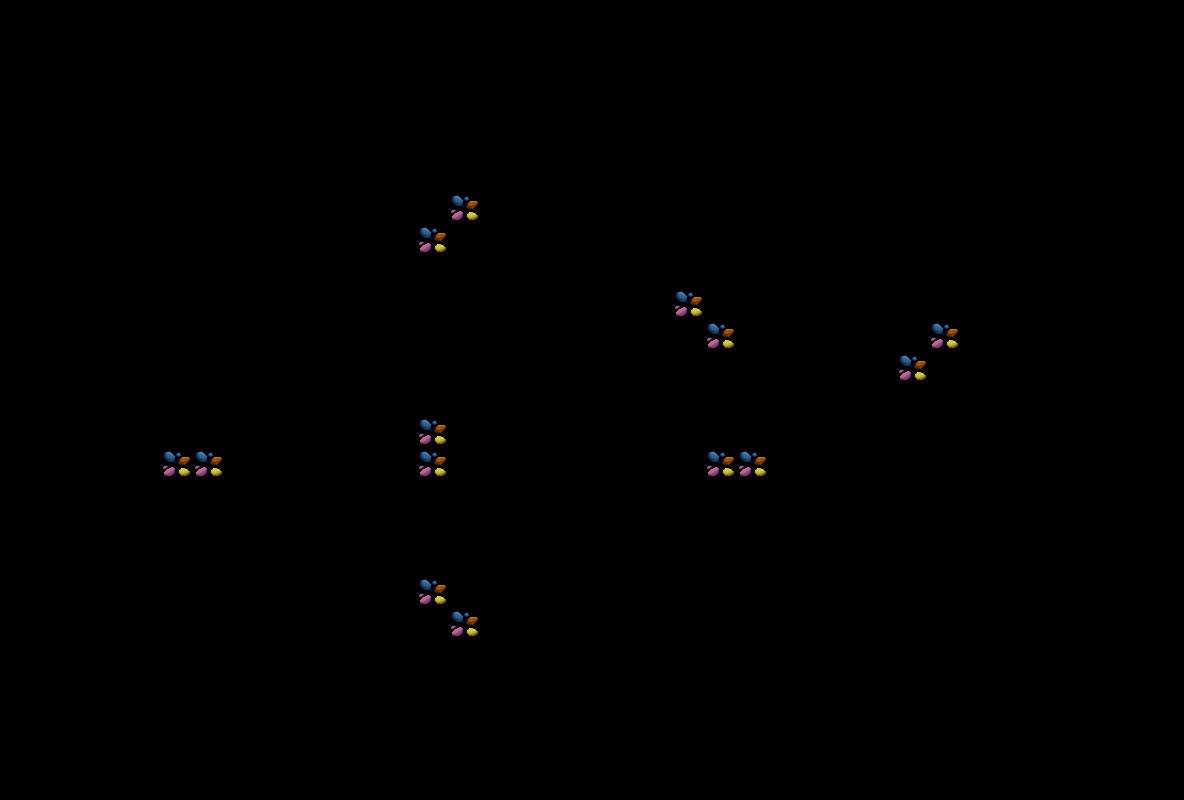

A 2D game scene composited from a Tiled map and its tileset images. What follows is a short description and the map's XML, with every tile layer's data as written:
An orthogonal 37x25 tile map with 32x32 px tiles, 1 tile layer (L) and 8 objects.

<map version="1.10" tiledversion="1.10.2" orientation="orthogonal" renderorder="right-down" width="37" height="25" tilewidth="32" tileheight="32" infinite="0" nextlayerid="3" nextobjectid="20">
 <tileset firstgid="1" source="ores.tsx" />
 <objectgroup id="2" name="Object Layer 1">
  <object id="2" x="63.3525" y="29.9484" width="1053.95" height="736.04" />
  <object id="4" x="125.553" y="95.6046" width="929.553" height="607.032" />
  <object id="10" x="191.209" y="129.009" width="802.849" height="544.831" />
  <object id="11" x="255.714" y="161.261" width="674.992" height="481.479" />
  <object id="12" x="320.218" y="192.361" width="545.983" height="419.278" />
  <object id="13" x="381.267" y="223.461" width="421.582" height="355.926" />
  <object id="14" x="414.671" y="255.714" width="354.774" height="290.269" />
  <object id="15" x="1200.24" y="672.688" />
 </objectgroup>
 <layer id="1" name="L" width="37" height="25">
  <data encoding="csv">
0,0,0,0,0,0,0,0,0,0,0,0,0,0,0,0,0,0,0,0,0,0,0,0,0,0,0,0,0,0,0,0,0,0,0,0,0,
0,0,0,0,0,0,0,0,0,0,0,0,0,0,0,0,0,0,0,0,0,0,0,0,0,0,0,0,0,0,0,0,0,0,0,0,0,
0,0,0,0,0,0,0,0,0,0,0,0,0,0,0,0,0,0,0,0,0,0,0,0,0,0,0,0,0,0,0,0,0,0,0,0,0,
0,0,0,0,0,0,0,0,0,0,0,0,0,0,0,0,0,0,0,0,0,0,0,0,0,0,0,0,0,0,0,0,0,0,0,0,0,
0,0,0,0,0,0,0,0,0,0,0,0,0,0,0,0,0,0,0,0,0,0,0,0,0,0,0,0,0,0,0,0,0,0,0,0,0,
0,0,0,0,0,0,0,0,0,0,0,0,0,0,0,0,0,0,0,0,0,0,0,0,0,0,0,0,0,0,0,0,0,0,0,0,0,
0,0,0,0,0,0,0,0,0,0,0,0,0,0,3,0,0,0,0,0,0,0,0,0,0,0,0,0,0,0,0,0,0,0,0,0,0,
0,0,0,0,0,0,0,0,0,0,0,0,0,3,0,0,0,0,0,0,0,0,0,0,0,0,0,0,0,0,0,0,0,0,0,0,0,
0,0,0,0,0,0,0,0,0,0,0,0,0,0,0,0,0,0,0,0,0,0,0,0,0,0,0,0,0,0,0,0,0,0,0,0,0,
0,0,0,0,0,0,0,0,0,0,0,0,0,0,0,0,0,0,0,0,0,3,0,0,0,0,0,0,0,0,0,0,0,0,0,0,0,
0,0,0,0,0,0,0,0,0,0,0,0,0,0,0,0,0,0,0,0,0,0,3,0,0,0,0,0,0,3,0,0,0,0,0,0,0,
0,0,0,0,0,0,0,0,0,0,0,0,0,0,0,0,0,0,0,0,0,0,0,0,0,0,0,0,3,0,0,0,0,0,0,0,0,
0,0,0,0,0,0,0,0,0,0,0,0,0,0,0,0,0,0,0,0,0,0,0,0,0,0,0,0,0,0,0,0,0,0,0,0,0,
0,0,0,0,0,0,0,0,0,0,0,0,0,3,0,0,0,0,0,0,0,0,0,0,0,0,0,0,0,0,0,0,0,0,0,0,0,
0,0,0,0,0,3,3,0,0,0,0,0,0,3,0,0,0,0,0,0,0,0,3,3,0,0,0,0,0,0,0,0,0,0,0,0,0,
0,0,0,0,0,0,0,0,0,0,0,0,0,0,0,0,0,0,0,0,0,0,0,0,0,0,0,0,0,0,0,0,0,0,0,0,0,
0,0,0,0,0,0,0,0,0,0,0,0,0,0,0,0,0,0,0,0,0,0,0,0,0,0,0,0,0,0,0,0,0,0,0,0,0,
0,0,0,0,0,0,0,0,0,0,0,0,0,0,0,0,0,0,0,0,0,0,0,0,0,0,0,0,0,0,0,0,0,0,0,0,0,
0,0,0,0,0,0,0,0,0,0,0,0,0,3,0,0,0,0,0,0,0,0,0,0,0,0,0,0,0,0,0,0,0,0,0,0,0,
0,0,0,0,0,0,0,0,0,0,0,0,0,0,3,0,0,0,0,0,0,0,0,0,0,0,0,0,0,0,0,0,0,0,0,0,0,
0,0,0,0,0,0,0,0,0,0,0,0,0,0,0,0,0,0,0,0,0,0,0,0,0,0,0,0,0,0,0,0,0,0,0,0,0,
0,0,0,0,0,0,0,0,0,0,0,0,0,0,0,0,0,0,0,0,0,0,0,0,0,0,0,0,0,0,0,0,0,0,0,0,0,
0,0,0,0,0,0,0,0,0,0,0,0,0,0,0,0,0,0,0,0,0,0,0,0,0,0,0,0,0,0,0,0,0,0,0,0,0,
0,0,0,0,0,0,0,0,0,0,0,0,0,0,0,0,0,0,0,0,0,0,0,0,0,0,0,0,0,0,0,0,0,0,0,0,0,
0,0,0,0,0,0,0,0,0,0,0,0,0,0,0,0,0,0,0,0,0,0,0,0,0,0,0,0,0,0,0,0,0,0,0,0,0
</data>
 </layer>
</map>
